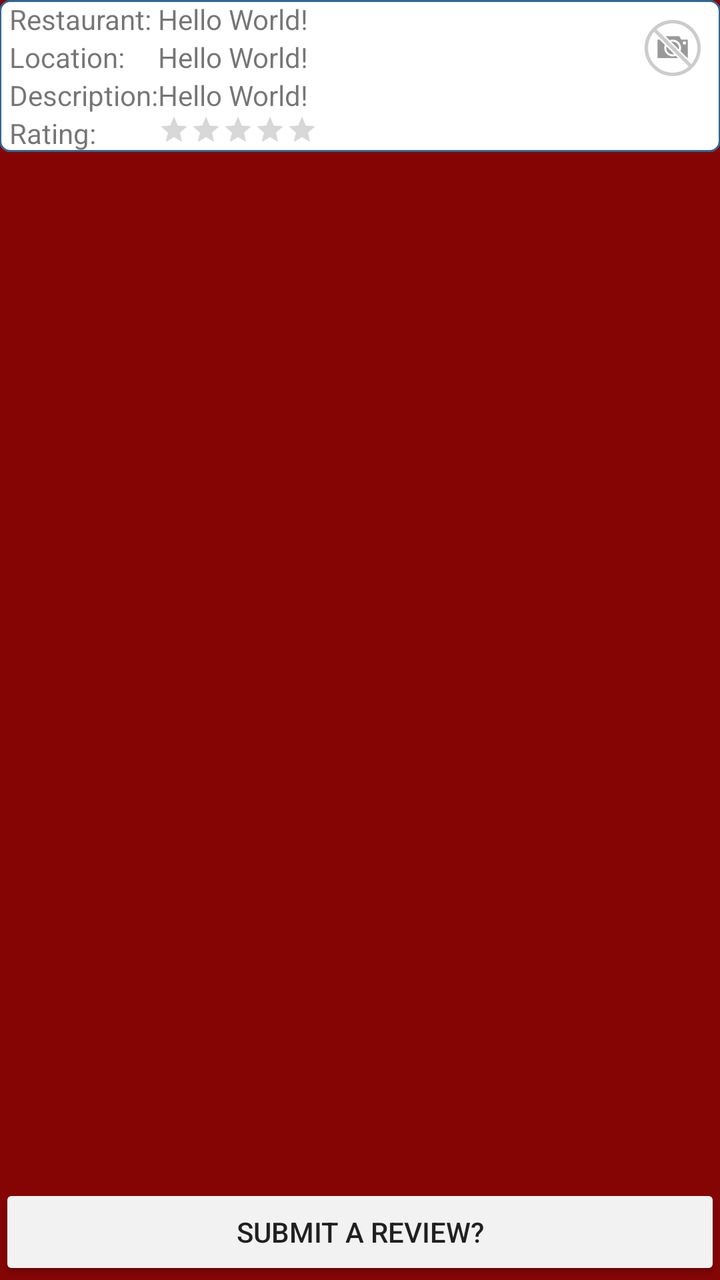
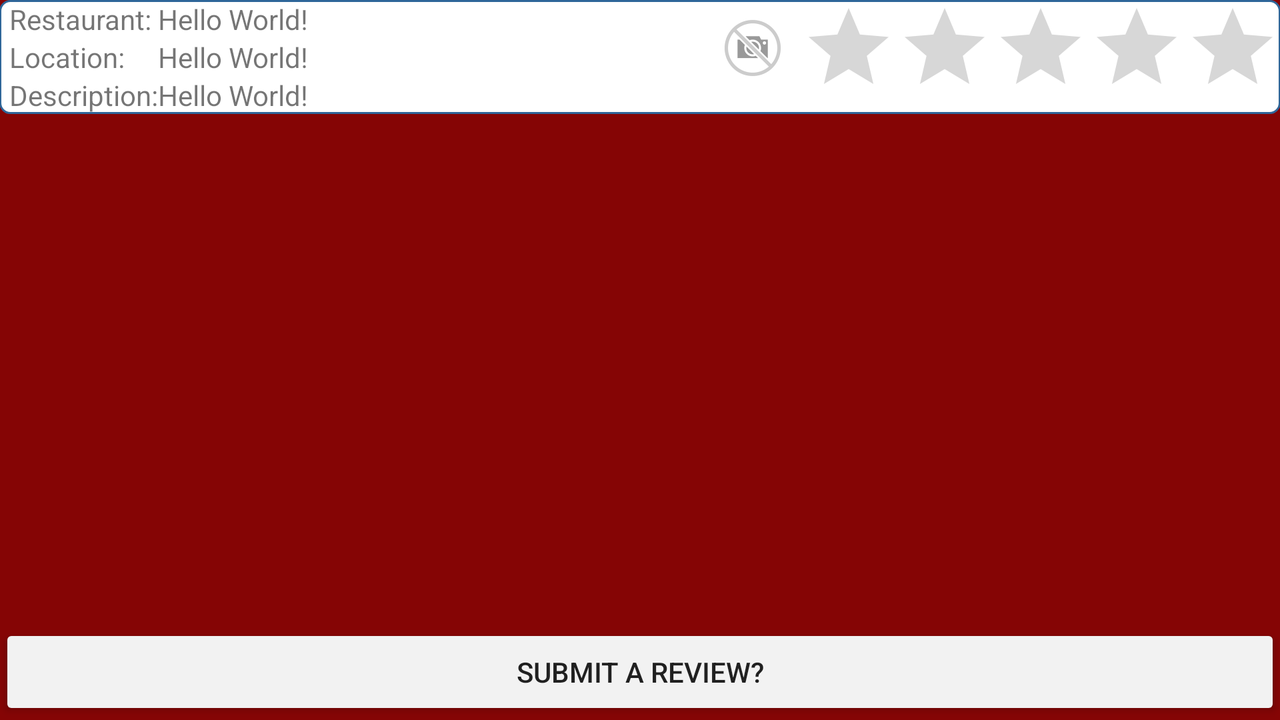

Two renders of one Android screen. The first uses the default layout on a phone; the second uses the alternative layout the repository ships for a different screen configuration, on a matching device. The two XML files are below.
<!-- AndroidManifest.xml: application theme AppTheme -->
<!-- res/layout/activity_selected_restaurant.xml -->
<RelativeLayout xmlns:android="http://schemas.android.com/apk/res/android"
    xmlns:tools="http://schemas.android.com/tools"
    android:layout_width="match_parent"
    android:layout_height="match_parent"
    android:paddingLeft="@dimen/activity_horizontal_margin"
    android:paddingRight="@dimen/activity_horizontal_margin"
    android:paddingTop="@dimen/activity_vertical_margin"
    android:paddingBottom="@dimen/activity_vertical_margin"
    tools:context="mycompany.myproject.ShowRestaurantInfo">

    <RelativeLayout
        android:layout_width="wrap_content"
        android:layout_height="wrap_content"
        android:id="@+id/reviewlayout"
        android:background="@drawable/rounded_edit_text"
        android:paddingLeft="5dp">
    <TextView
        android:layout_width="wrap_content"
        android:layout_height="wrap_content"
        android:text="@string/restaurant"
        android:id="@+id/textView"
        android:layout_alignParentTop="true"
        android:layout_alignParentStart="true" />

    <TextView
        android:layout_width="wrap_content"
        android:layout_height="wrap_content"
        android:text="@string/location"
        android:id="@+id/textView2"
        android:layout_below="@+id/textView"
        android:layout_alignParentStart="true" />

    <TextView
        android:layout_width="wrap_content"
        android:layout_height="wrap_content"
        android:text="@string/description"
        android:id="@+id/textView3"
        android:layout_below="@+id/textView2"
        android:layout_alignParentStart="true" />

    <TextView
        android:layout_width="wrap_content"
        android:layout_height="wrap_content"
        android:text="@string/hello_world"
        android:id="@+id/textView4"
        android:layout_above="@+id/textView5"
        android:layout_alignStart="@+id/textView5" />

    <TextView
        android:layout_width="wrap_content"
        android:layout_height="wrap_content"
        android:text="@string/hello_world"
        android:id="@+id/textView5"
        android:layout_above="@+id/textView6"
        android:layout_toEndOf="@+id/textView3" />

    <TextView
        android:layout_width="wrap_content"
        android:layout_height="wrap_content"
        android:text="@string/hello_world"
        android:id="@+id/textView6"
        android:layout_alignTop="@+id/textView3"
        android:layout_toEndOf="@+id/textView3" />

    <TextView
        android:layout_width="wrap_content"
        android:layout_height="wrap_content"
        android:text="@string/rating"
        android:id="@+id/textView8"
        android:layout_below="@+id/textView3"
        android:layout_alignParentStart="true" />

    <RatingBar
        android:layout_width="wrap_content"
        android:layout_height="wrap_content"
        android:id="@+id/ratingBar"
        android:numStars="5"
        android:stepSize=".25"
        android:isIndicator="true"
        style="?android:attr/ratingBarStyleSmall"
        android:layout_alignTop="@+id/textView8"
        android:layout_toEndOf="@+id/textView3" />

    <ImageView
        android:layout_width="wrap_content"
        android:layout_height="wrap_content"
        android:id="@+id/imageView"
        android:layout_alignParentTop="true"
        android:layout_alignParentEnd="true"
        android:src="@drawable/na"/>
    </RelativeLayout>
    <Button
        android:layout_width="wrap_content"
        android:layout_height="wrap_content"
        android:text="@string/saReview"
        android:id="@+id/button2"
        android:layout_alignParentBottom="true"
        android:layout_alignParentStart="true"
        android:layout_alignParentEnd="true" />

    <RelativeLayout
        android:layout_width="wrap_content"
        android:layout_height="wrap_content"
        android:layout_alignParentStart="true"
        android:layout_above="@+id/button2"
        android:layout_below="@+id/reviewlayout"
        android:id="@+id/relativeLayout">

        <ListView
        android:layout_width="wrap_content"
        android:layout_height="wrap_content"
        android:id="@+id/listView3"
            android:layout_alignParentStart="true"
            android:layout_below="@+id/empty_list_item" />

        <TextView
            android:id="@+id/empty_list_item"
            android:layout_width="wrap_content"
            android:layout_height="wrap_content"
            android:visibility="gone"
            android:text="@string/noContent"
            android:layout_centerHorizontal="true"
            android:layout_centerVertical="true">
        </TextView>

    </RelativeLayout>

</RelativeLayout>
<!-- resources referenced by this layout -->
<resources>
  <!-- drawable na: png bitmap (drawable-hdpi, 1664 bytes) -->
  <!-- drawable rounded_edit_text (drawable) -->
  <?xml version="1.0" encoding="utf-8"?>
  <shape xmlns:android="http://schemas.android.com/apk/res/android" >
  
      <solid android:color="#FFFFFF" />
  
      <stroke
          android:width="1dp"
          android:color="#2f6699" />
      <corners
          android:topLeftRadius="5dp"
          android:topRightRadius="5dp"
          android:bottomLeftRadius="5dp"
          android:bottomRightRadius="5dp"
          />
  
  </shape>
  <string name="description">Description:</string>
  <string name="hello_world">Hello World!</string>
  <string name="location">Location:</string>
  <string name="noContent">No Content to be Displayed</string>
  <string name="rating">Rating:</string>
  <string name="restaurant">Restaurant:</string>
  <string name="saReview">Submit A Review?</string>
  <style name="AppTheme" parent="Theme.AppCompat.Light.DarkActionBar">
          
          
          
  
          
          
          <item name="colorButtonNormal">@color/lightGrey</item>
          <item name="android:windowBackground">@color/app_bg_color</item>
          <item name="android:colorBackground">@color/app_bg_color</item>
          
      </style>
  <color name="lightGrey">#F2F2F2</color>
  <color name="app_bg_color">#850505</color>
</resources>
<!-- res/layout-land/activity_selected_restaurant.xml (the author's variant of the layout above) -->
<!-- drawn on the phone turned sideways -->
<?xml version="1.0" encoding="utf-8"?>
<RelativeLayout xmlns:android="http://schemas.android.com/apk/res/android"
    android:layout_width="match_parent" android:layout_height="match_parent"
    android:paddingLeft="@dimen/activity_horizontal_margin"
    android:paddingRight="@dimen/activity_horizontal_margin"
    android:paddingTop="@dimen/activity_vertical_margin"
    android:paddingBottom="@dimen/activity_vertical_margin">

    <RelativeLayout
        android:layout_width="wrap_content"
        android:layout_height="wrap_content"
        android:id="@+id/reviewlayout"
        android:background="@drawable/rounded_edit_text"
        android:paddingLeft="5dp">
    <TextView
        android:layout_width="wrap_content"
        android:layout_height="wrap_content"
        android:text="@string/restaurant"
        android:id="@+id/textView"
        android:layout_alignParentTop="true"
        android:layout_alignParentStart="true" />

    <TextView
        android:layout_width="wrap_content"
        android:layout_height="wrap_content"
        android:text="@string/location"
        android:id="@+id/textView2"
        android:layout_below="@+id/textView"
        android:layout_alignParentStart="true" />

    <TextView
        android:layout_width="wrap_content"
        android:layout_height="wrap_content"
        android:text="@string/description"
        android:id="@+id/textView3"
        android:layout_below="@+id/textView2"
        android:layout_alignParentStart="true" />

    <TextView
        android:layout_width="wrap_content"
        android:layout_height="wrap_content"
        android:text="@string/hello_world"
        android:id="@+id/textView4"
        android:layout_above="@+id/textView2"
        android:layout_toEndOf="@+id/textView3" />

    <TextView
        android:layout_width="wrap_content"
        android:layout_height="wrap_content"
        android:text="@string/hello_world"
        android:id="@+id/textView5"
        android:layout_below="@+id/textView4"
        android:layout_toEndOf="@+id/textView3" />

    <TextView
        android:layout_width="wrap_content"
        android:layout_height="wrap_content"
        android:text="@string/hello_world"
        android:id="@+id/textView6"
        android:layout_below="@+id/textView5"
        android:layout_toEndOf="@+id/textView3" />

        <RatingBar
            android:layout_width="wrap_content"
            android:layout_height="wrap_content"
            android:id="@+id/ratingBar"
            android:layout_alignParentTop="true"
            android:layout_alignParentEnd="true" />

        <ImageView
        android:layout_width="wrap_content"
        android:layout_height="wrap_content"
        android:id="@+id/imageView"
        android:src="@drawable/na"
        android:layout_alignParentTop="true"
        android:layout_toStartOf="@+id/ratingBar" />
    </RelativeLayout>
        <Button
        android:layout_width="wrap_content"
        android:layout_height="wrap_content"
        android:text="@string/saReview"
        android:id="@+id/button2"
        android:layout_alignParentBottom="true"
        android:layout_alignParentStart="true"
            android:layout_alignParentEnd="true" />

        <RelativeLayout
        android:layout_width="wrap_content"
        android:layout_height="wrap_content"
        android:layout_alignParentStart="true"
        android:layout_above="@+id/button2"
            android:layout_below="@+id/reviewlayout">

        <ListView
            android:layout_width="wrap_content"
            android:layout_height="wrap_content"
            android:id="@+id/listView3"
            android:layout_below="@+id/empty_list_item"
            android:layout_alignParentStart="true" />

        <TextView
            android:id="@+id/empty_list_item"
            android:layout_width="wrap_content"
            android:layout_height="wrap_content"
            android:visibility="gone"
            android:text="@string/noContent"
            android:layout_centerHorizontal="true"
            android:layout_centerVertical="true">
        </TextView>

    </RelativeLayout>

    </RelativeLayout>
<!-- resources referenced by the variant -->
<!-- as the phone turned sideways resolves them -->
<resources>
  <!-- drawable na: png bitmap (drawable-hdpi, 1664 bytes) -->
  <!-- drawable rounded_edit_text (drawable) -->
  <?xml version="1.0" encoding="utf-8"?>
  <shape xmlns:android="http://schemas.android.com/apk/res/android" >
  
      <solid android:color="#FFFFFF" />
  
      <stroke
          android:width="1dp"
          android:color="#2f6699" />
      <corners
          android:topLeftRadius="5dp"
          android:topRightRadius="5dp"
          android:bottomLeftRadius="5dp"
          android:bottomRightRadius="5dp"
          />
  
  </shape>
  <string name="description">Description:</string>
  <string name="hello_world">Hello World!</string>
  <string name="location">Location:</string>
  <string name="noContent">No Content to be Displayed</string>
  <string name="restaurant">Restaurant:</string>
  <string name="saReview">Submit A Review?</string>
  <style name="AppTheme" parent="Theme.AppCompat.Light.DarkActionBar">
          
          
          
  
          
          
          <item name="colorButtonNormal">@color/lightGrey</item>
          <item name="android:windowBackground">@color/app_bg_color</item>
          <item name="android:colorBackground">@color/app_bg_color</item>
          
      </style>
  <color name="lightGrey">#F2F2F2</color>
  <color name="app_bg_color">#850505</color>
</resources>
